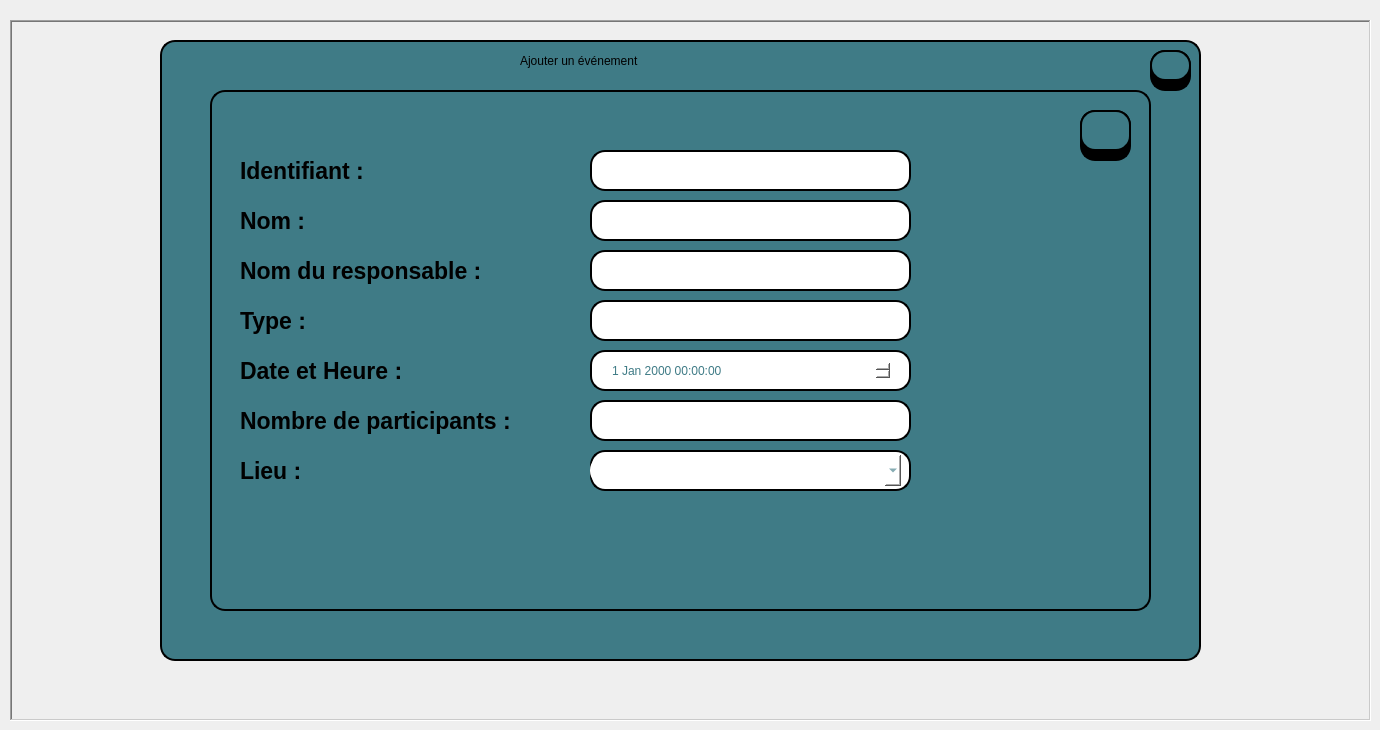
     <widget class="QWidget" name="tab_2">
      <attribute name="title">
       <string>Page</string>
      </attribute>
      <widget class="QLabel" name="label_21">
       <property name="geometry">
        <rect>
         <x>10</x>
         <y>20</y>
         <width>1361</width>
         <height>701</height>
        </rect>
       </property>
       <property name="font">
        <font>
         <pointsize>1</pointsize>
        </font>
       </property>
       <property name="frameShape">
        <enum>QFrame::Shape::WinPanel</enum>
       </property>
       <property name="frameShadow">
        <enum>QFrame::Shadow::Sunken</enum>
       </property>
       <property name="lineWidth">
        <number>2</number>
       </property>
       <property name="midLineWidth">
        <number>0</number>
       </property>
       <property name="text">
        <string/>
       </property>
      </widget>
      <widget class="QTableView" name="tableView_5">
       <property name="geometry">
        <rect>
         <x>160</x>
         <y>40</y>
         <width>1041</width>
         <height>621</height>
        </rect>
       </property>
       <property name="styleSheet">
        <string notr="true">background-color: rgb(63, 123, 134);
border: 2px solid #000000;
border-radius: 15px;</string>
       </property>
      </widget>
      <widget class="QTableView" name="tableView_6">
       <property name="geometry">
        <rect>
         <x>210</x>
         <y>90</y>
         <width>941</width>
         <height>521</height>
        </rect>
       </property>
       <property name="styleSheet">
        <string notr="true">background-color: rgb(63, 123, 134);
border: 2px solid #000000;
border-radius: 15px;</string>
       </property>
      </widget>
      <widget class="QLabel" name="label_14">
       <property name="geometry">
        <rect>
         <x>240</x>
         <y>150</y>
         <width>181</width>
         <height>41</height>
        </rect>
       </property>
       <property name="font">
        <font>
         <family>Segoe UI</family>
         <pointsize>17</pointsize>
         <italic>false</italic>
         <bold>true</bold>
        </font>
       </property>
       <property name="text">
        <string>Identifiant :</string>
       </property>
      </widget>
      <widget class="QLabel" name="label_22">
       <property name="geometry">
        <rect>
         <x>520</x>
         <y>40</y>
         <width>471</width>
         <height>41</height>
        </rect>
       </property>
       <property name="styleSheet">
        <string notr="true">font: 600 22pt &quot;Segoe UI&quot;;
color: rgb(0, 0, 0);</string>
       </property>
       <property name="text">
        <string>Ajouter un événement</string>
       </property>
      </widget>
      <widget class="QLineEdit" name="lineEdit_id">
       <property name="geometry">
        <rect>
         <x>590</x>
         <y>150</y>
         <width>321</width>
         <height>41</height>
        </rect>
       </property>
       <property name="autoFillBackground">
        <bool>false</bool>
       </property>
       <property name="styleSheet">
        <string notr="true">border: 2px solid #000000;
border-radius: 15px;
background-color: rgb(255, 255, 255);</string>
       </property>
       <property name="readOnly">
        <bool>false</bool>
       </property>
      </widget>
      <widget class="QLabel" name="label_23">
       <property name="geometry">
        <rect>
         <x>240</x>
         <y>200</y>
         <width>181</width>
         <height>41</height>
        </rect>
       </property>
       <property name="font">
        <font>
         <family>Segoe UI</family>
         <pointsize>17</pointsize>
         <italic>false</italic>
         <bold>true</bold>
        </font>
       </property>
       <property name="text">
        <string>Nom :</string>
       </property>
      </widget>
      <widget class="QLabel" name="label_24">
       <property name="geometry">
        <rect>
         <x>240</x>
         <y>250</y>
         <width>381</width>
         <height>41</height>
        </rect>
       </property>
       <property name="font">
        <font>
         <family>Segoe UI</family>
         <pointsize>17</pointsize>
         <italic>false</italic>
         <bold>true</bold>
        </font>
       </property>
       <property name="text">
        <string>Nom du responsable :</string>
       </property>
      </widget>
      <widget class="QLabel" name="label_25">
       <property name="geometry">
        <rect>
         <x>240</x>
         <y>300</y>
         <width>181</width>
         <height>41</height>
        </rect>
       </property>
       <property name="font">
        <font>
         <family>Segoe UI</family>
         <pointsize>17</pointsize>
         <italic>false</italic>
         <bold>true</bold>
        </font>
       </property>
       <property name="text">
        <string>Type :</string>
       </property>
      </widget>
      <widget class="QLabel" name="label_26">
       <property name="geometry">
        <rect>
         <x>240</x>
         <y>350</y>
         <width>181</width>
         <height>41</height>
        </rect>
       </property>
       <property name="font">
        <font>
         <family>Segoe UI</family>
         <pointsize>17</pointsize>
         <italic>false</italic>
         <bold>true</bold>
        </font>
       </property>
       <property name="text">
        <string>Date et Heure :</string>
       </property>
      </widget>
      <widget class="QLabel" name="label_28">
       <property name="geometry">
        <rect>
         <x>240</x>
         <y>450</y>
         <width>181</width>
         <height>41</height>
        </rect>
       </property>
       <property name="font">
        <font>
         <family>Segoe UI</family>
         <pointsize>17</pointsize>
         <italic>false</italic>
         <bold>true</bold>
        </font>
       </property>
       <property name="text">
        <string>Lieu :</string>
       </property>
      </widget>
      <widget class="QLabel" name="label_29">
       <property name="geometry">
        <rect>
         <x>240</x>
         <y>400</y>
         <width>331</width>
         <height>41</height>
        </rect>
       </property>
       <property name="font">
        <font>
         <family>Segoe UI</family>
         <pointsize>17</pointsize>
         <italic>false</italic>
         <bold>true</bold>
        </font>
       </property>
       <property name="text">
        <string>Nombre de participants :</string>
       </property>
      </widget>
      <widget class="QLineEdit" name="lineEdit_nom">
       <property name="geometry">
        <rect>
         <x>590</x>
         <y>200</y>
         <width>321</width>
         <height>41</height>
        </rect>
       </property>
       <property name="styleSheet">
        <string notr="true">border: 2px solid #000000;
border-radius: 15px;
background-color: rgb(255, 255, 255);</string>
       </property>
      </widget>
      <widget class="QLineEdit" name="lineEdit_nomR">
       <property name="geometry">
        <rect>
         <x>590</x>
         <y>250</y>
         <width>321</width>
         <height>41</height>
        </rect>
       </property>
       <property name="styleSheet">
        <string notr="true">border: 2px solid #000000;
border-radius: 15px;
background-color: rgb(255, 255, 255);</string>
       </property>
      </widget>
      <widget class="QLineEdit" name="lineEdit_type">
       <property name="geometry">
        <rect>
         <x>590</x>
         <y>300</y>
         <width>321</width>
         <height>41</height>
        </rect>
       </property>
       <property name="styleSheet">
        <string notr="true">border: 2px solid #000000;
border-radius: 15px;
background-color: rgb(255, 255, 255);</string>
       </property>
      </widget>
      <widget class="QLineEdit" name="lineEdit_21">
       <property name="geometry">
        <rect>
         <x>590</x>
         <y>350</y>
         <width>321</width>
         <height>41</height>
        </rect>
       </property>
       <property name="styleSheet">
        <string notr="true">border: 2px solid #000000;
border-radius: 15px;
background-color: rgb(255, 255, 255);</string>
       </property>
      </widget>
      <widget class="QLineEdit" name="lineEdit_nbrp">
       <property name="geometry">
        <rect>
         <x>590</x>
         <y>400</y>
         <width>321</width>
         <height>41</height>
        </rect>
       </property>
       <property name="styleSheet">
        <string notr="true">border: 2px solid #000000;
border-radius: 15px;
background-color: rgb(255, 255, 255);</string>
       </property>
      </widget>
      <widget class="QLineEdit" name="lineEdit_lieu">
       <property name="enabled">
        <bool>false</bool>
       </property>
       <property name="geometry">
        <rect>
         <x>590</x>
         <y>450</y>
         <width>321</width>
         <height>41</height>
        </rect>
       </property>
       <property name="styleSheet">
        <string notr="true">border: 2px solid #000000;
border-radius: 15px;
background-color: rgb(255, 255, 255);</string>
       </property>
      </widget>
      <widget class="QLineEdit" name="lineEdit_68">
       <property name="geometry">
        <rect>
         <x>1150</x>
         <y>50</y>
         <width>41</width>
         <height>41</height>
        </rect>
       </property>
       <property name="styleSheet">
        <string notr="true">background-color:rgb(0, 0, 0);
border: 2px solid #000000;
border-radius: 15px;
</string>
       </property>
      </widget>
      <widget class="QPushButton" name="Quit_3">
       <property name="geometry">
        <rect>
         <x>1150</x>
         <y>50</y>
         <width>41</width>
         <height>31</height>
        </rect>
       </property>
       <property name="font">
        <font>
         <pointsize>12</pointsize>
         <bold>true</bold>
        </font>
       </property>
       <property name="styleSheet">
        <string notr="true">background-color:rgb(63, 123, 134);
border: 2px solid #000000;
border-radius: 15px;
</string>
       </property>
       <property name="text">
        <string/>
       </property>
       <property name="icon">
        <iconset theme="QIcon::ThemeIcon::ApplicationExit"/>
       </property>
       <property name="iconSize">
        <size>
         <width>25</width>
         <height>20</height>
        </size>
       </property>
      </widget>
      <widget class="QPushButton" name="save_event">
       <property name="geometry">
        <rect>
         <x>1080</x>
         <y>110</y>
         <width>51</width>
         <height>41</height>
        </rect>
       </property>
       <property name="font">
        <font>
         <pointsize>12</pointsize>
         <bold>true</bold>
        </font>
       </property>
       <property name="styleSheet">
        <string notr="true">background-color:rgb(63, 123, 134);
border: 2px solid #000000;
border-radius: 15px;
color: rgb(0, 0, 0);</string>
       </property>
       <property name="text">
        <string/>
       </property>
       <property name="icon">
        <iconset resource="image.qrc">
         <normaloff>:/save.png</normaloff>:/save.png</iconset>
       </property>
       <property name="iconSize">
        <size>
         <width>25</width>
         <height>26</height>
        </size>
       </property>
       <property name="flat">
        <bool>true</bool>
       </property>
      </widget>
      <widget class="QLineEdit" name="lineEdit_33">
       <property name="geometry">
        <rect>
         <x>1080</x>
         <y>110</y>
         <width>51</width>
         <height>51</height>
        </rect>
       </property>
       <property name="styleSheet">
        <string notr="true">background-color:rgb(0, 0, 0);
border: 2px solid #000000;
border-radius: 15px;
</string>
       </property>
      </widget>
      <widget class="QDateTimeEdit" name="date_event">
       <property name="geometry">
        <rect>
         <x>610</x>
         <y>360</y>
         <width>281</width>
         <height>21</height>
        </rect>
       </property>
       <property name="styleSheet">
        <string notr="true">border-radius: 15px;
background-color: rgb(255, 255, 255);
color: rgb(63, 123, 134);</string>
       </property>
      </widget>
      <widget class="QComboBox" name="boxlieu">
       <property name="geometry">
        <rect>
         <x>590</x>
         <y>455</y>
         <width>311</width>
         <height>31</height>
        </rect>
       </property>
       <property name="styleSheet">
        <string notr="true">border-radius: 15px;
background-color: rgb(255, 255, 255);
color: rgb(63, 123, 134);</string>
       </property>
      </widget>
      <zorder>label_21</zorder>
      <zorder>tableView_5</zorder>
      <zorder>tableView_6</zorder>
      <zorder>label_14</zorder>
      <zorder>label_22</zorder>
      <zorder>lineEdit_id</zorder>
      <zorder>label_23</zorder>
      <zorder>label_24</zorder>
      <zorder>label_25</zorder>
      <zorder>label_26</zorder>
      <zorder>label_28</zorder>
      <zorder>label_29</zorder>
      <zorder>lineEdit_nom</zorder>
      <zorder>lineEdit_nomR</zorder>
      <zorder>lineEdit_type</zorder>
      <zorder>lineEdit_21</zorder>
      <zorder>lineEdit_nbrp</zorder>
      <zorder>lineEdit_lieu</zorder>
      <zorder>lineEdit_68</zorder>
      <zorder>Quit_3</zorder>
      <zorder>lineEdit_33</zorder>
      <zorder>save_event</zorder>
      <zorder>date_event</zorder>
      <zorder>boxlieu</zorder>
     </widget>
